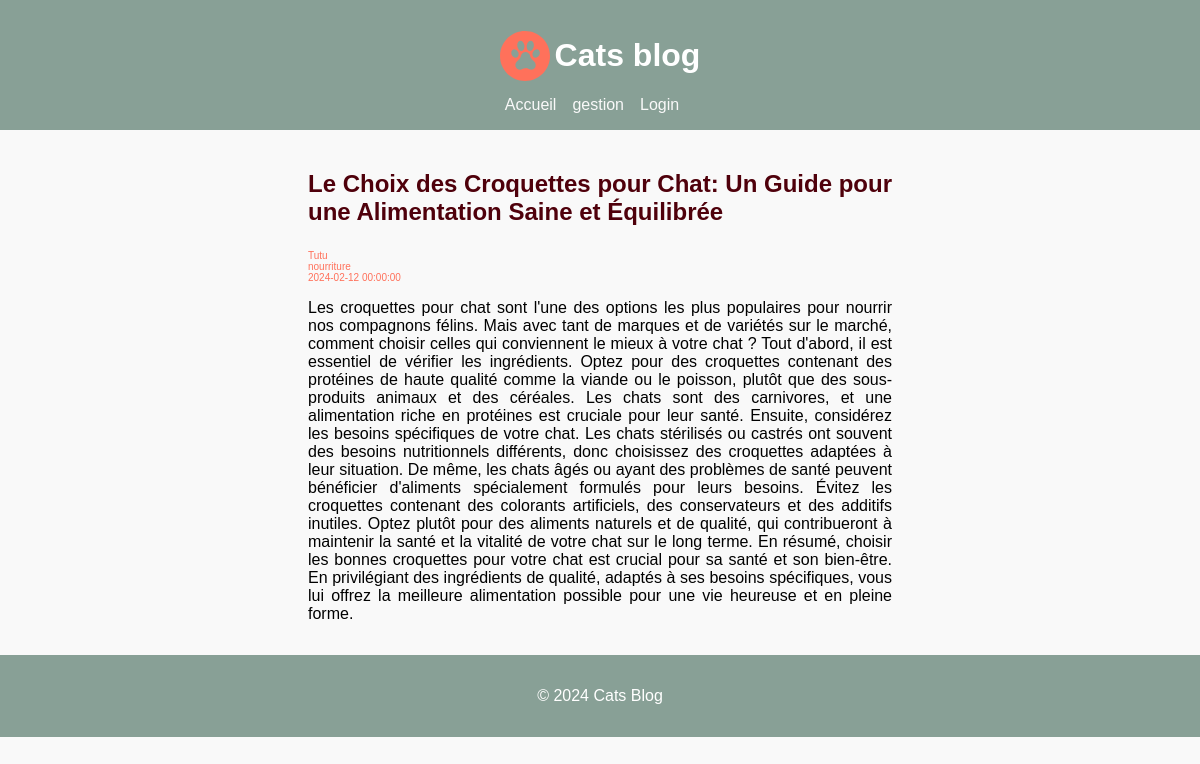
Page /article/5 on the committed database.
### app/models.py (models this page shows, shortened)
class Article(db.Model):
    id = db.Column(db.Integer, primary_key=True)
    title = db.Column(db.String(140))
    theme = db.Column(db.String(140))
    body = db.Column(db.Text)
    timestamp = db.Column(db.DateTime, index=True, default=datetime.utcnow)
    author_id = db.Column(db.String(140))
    THEMES = ["race", "nourriture", "jeux"]

### app/routes.py (the view)
@app.route('/article/<int:id>')
def article(id):
    article = Article.query.get_or_404(id)
    return render_template('article.html', title='Article', article=article)

### app/templates/article.html
{% extends "base.html" %}
{% block content %}
  <div class="article">
    <h2 class="article__title">{{ article.title }}</h2>
    <p class="article__elt">{{ article.author_id }}</p>
    <p class="article__elt">{{ article.theme }}</p>
    <p class="article__elt">{{ article.timestamp }}</p>
    <p class="article__body">{{ article.body }}</p>
  </div>
{% endblock %}

### app/static/style.css (style rules this page uses)
body { font-family: Arial, sans-serif; margin: 0; padding: 0; background-color: #f9f9f9; color: black; }
h2 { margin: auto; color: #4F000B; }
.article { width: 50%; margin: auto; }
.article__title { margin: 1em 0px; }
.article__elt { font-size: 10px; color: #FF715B; padding: 0px; margin: 0px; }
.article__body { text-align: justify; }

### rows in the picture
Article: title "Le Choix des Croquettes pour Chat: Un Guide pour une Alimentation Saine et Équilibrée", author_id "Tutu", theme "nourriture", timestamp "2024-02-12 00:00:00", body "Les croquettes pour chat sont l'une des options les plus populaires pour nourrir nos compagnons félins. Mais avec tant de marques et de variétés sur le marché, comment choisir celles qui conviennent le mieux à votre chat ? Tout d'abord, il est essentiel de vérifier les ingrédients. Optez pour des croquettes contenant des protéines de haute qualité comme la viande ou le poisson, plutôt que des sous-produits animaux et des céréales. Les chats sont des carnivores, et une alimentation riche en protéines est cruciale pour leur santé. Ensuite, considérez les besoins spécifiques de votre chat. Les chats stérilisés ou castrés ont souvent des besoins nutritionnels différents, donc choisissez des…"
